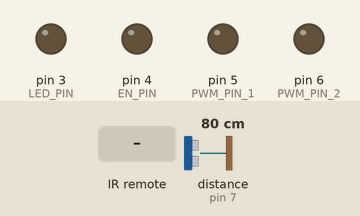
Recording of a sketch running on a simulated Arduino Uno, built with avr-gcc and run on an emulated ATmega328P. Shown: output pins drawn as LEDs (lit = HIGH). Wiring (inferred from the names in the program): ultrasonic range finder: trigger pin 7; echo pin 7. The inputs (shaded band) are chosen by the test bench; at power-on: distance to the obstacle (sensor on pin 7) 80 cm. The echo pulse lasts 58.3 µs per cm.

Above: at 1.2 s.
1.3 s: distance to the obstacle (sensor on pin 7) set to 73 cm
At 2.5 s:
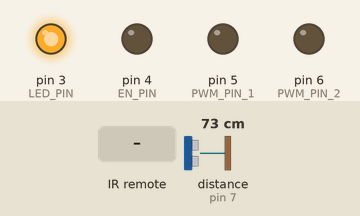
2.8 s: infrared code 0xFD08F7 received
At 3.4 s:
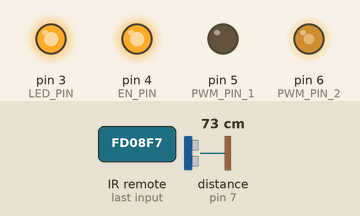
4.5 s: infrared code 0xFD48B7 received
At 4.8 s:
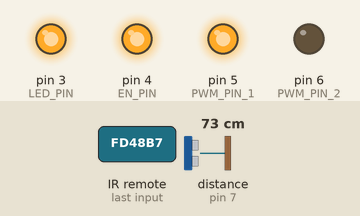
6.0 s: distance to the obstacle (sensor on pin 7) set to 120 cm
At 7.2 s:
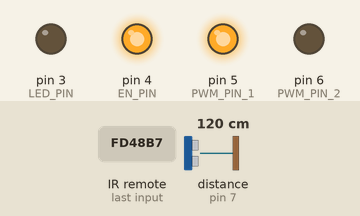
7.5 s: infrared code 0xFD8877 received
At 8.2 s:
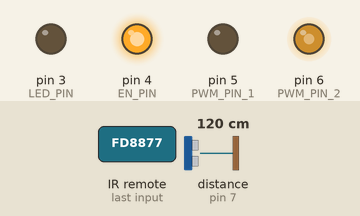
9.0 s: infrared code 0xFD28D7 received
At 9.4 s:
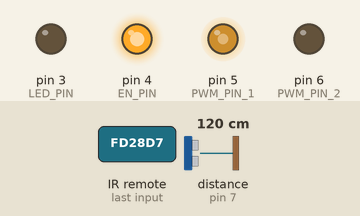
Timing chart, 0 to 11.5 s (numbered marks = the images above; inputs shaded):
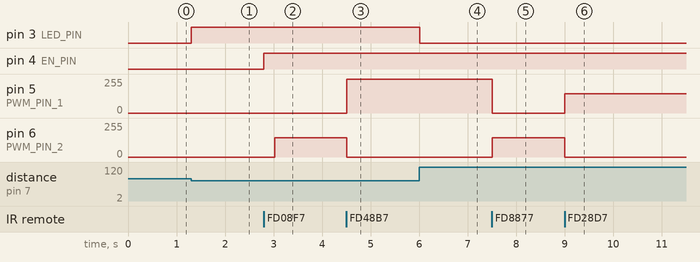

The sketch:

Car.ino
```cpp
#include <IRremote.h>    //Infrared sensor function library

const int RECV_PIN = 8;
const int ECHO_PIN = 7;
const int LED_PIN = 3;
const int EN_PIN = 4;
const int PWM_PIN_1 = 5;
const int PWM_PIN_2 = 6;
int status = 2;             //The status of distance
int dir = 0;			//Rotation direction
double distance = 0;
IRrecv irrecv(RECV_PIN);  //Create receiver object pin
decode_results results;	  //Create decode address variable

void setup()
{
  pinMode(ECHO_PIN,OUTPUT);
  pinMode(LED_PIN,OUTPUT);
  pinMode(EN_PIN,OUTPUT);
  Serial.begin(9600);      //Start the serial port at the connection speed of 9600
  irrecv.enableIRIn();     //Start the infrared receiver
  irrecv.blink13(true);   //Start the LED (on-board) flashing feedback of the receiver
}

void loop()
{
  if(irrecv.decode(&results))  //Receive signal and decode
  {
    switch(results.value)
    {
      case 16582903:   //Remote control button 1
      digitalWrite(EN_PIN,HIGH);
      analogWrite(PWM_PIN_1,0);
      analogWrite(PWM_PIN_2,255);
      dir = 2;
      break;

      case 16615543:   //Remote control button 2
      digitalWrite(EN_PIN,HIGH);
      analogWrite(PWM_PIN_1,0);
      analogWrite(PWM_PIN_2,144);
      dir = 1;
      break;

      case 16599223:   //Remote control button 3
      digitalWrite(EN_PIN,HIGH);
      analogWrite(PWM_PIN_1,255);
      analogWrite(PWM_PIN_2,0);
      dir = 0;
      break;

      case 16591063:   //Remote control button 4
      digitalWrite(EN_PIN,HIGH);
      analogWrite(PWM_PIN_1,144);
      analogWrite(PWM_PIN_2,0);
      dir = 0;
      break;

      case 16623703:   //Remote control button 5
      digitalWrite(EN_PIN,LOW);
      dir = 0;
      break ;

      default:
      break;
    }
    irrecv.resume();  //Resume infrared receiver
  }
  dis(&status);     //Measured distance
  if(status<2)		//If the distance is less than 100cm
  {
    digitalWrite(LED_PIN,HIGH);  //Warning LED on
    if(dir)		//If the direction is positive
    {
      if(status == 1)	  //If the distance is 50 ~ 100cm
      {
        if(dir == 2)	  //If the speed is high
        {
          for(int i = 255;i > 144;i--)
          {
            analogWrite(PWM_PIN_2, i); //Slow down
            delay(2);
          }
          dir = 1;		//Change speed status to low speed
        }
      }
      else
      {
        digitalWrite(EN_PIN, LOW);  //Brake
      }
  	}
  }
  else
  {
    digitalWrite(LED_PIN,LOW);  //Warning LED off
  }
}

void dis(int* status)  //Function of measuring distance
{
  digitalWrite(ECHO_PIN,HIGH);
  delayMicroseconds(2);
  digitalWrite(ECHO_PIN,LOW);
  pinMode(ECHO_PIN,INPUT);
  distance = pulseIn(ECHO_PIN,HIGH)*0.022265;  //Calculate distance
  pinMode(ECHO_PIN,OUTPUT);
  if(distance > 100)		//Write distance status
  {
    *status = 2;
  }
  else
  {
    if(distance > 50)
    {
      *status = 1;
    }
    else
    {
      *status = 0;
    }
  }
}
```

Measured:
- the behaviour switches between 78 and 77 cm on distance to the obstacle (sensor on pin 7) (found by bisection; images 0 and 1)
- after the input at 1.3 s, pin 3 (LED_PIN): LOW → HIGH at once
- after the input at 2.8 s, pin 4 (EN_PIN): LOW → HIGH at once; pin 6 (PWM_PIN_2): 0/255 → 145/255 after 0.23 s
- after the input at 4.5 s, pin 5 (PWM_PIN_1): 0/255 → 255/255 at once; pin 6 (PWM_PIN_2): 145/255 → 0/255 at once
- after the input at 6.0 s, pin 3 (LED_PIN): HIGH → LOW at once
- after the input at 7.5 s, pin 5 (PWM_PIN_1): 255/255 → 0/255 at once; pin 6 (PWM_PIN_2): 0/255 → 144/255 at once
- after the input at 9.0 s, pin 5 (PWM_PIN_1): 0/255 → 144/255 at once; pin 6 (PWM_PIN_2): 144/255 → 0/255 at once
